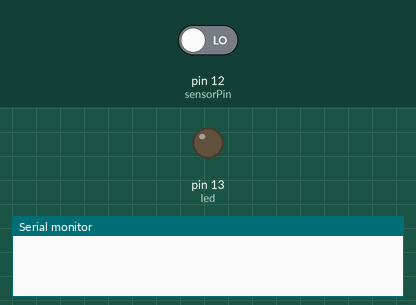
The sketch below on a simulated Arduino Uno, built with avr-gcc and run on an emulated ATmega328P. Parts: output pins drawn as LEDs (lit = HIGH), the last lines printed to the serial monitor. The inputs (shaded band) are chosen by the test bench; at power-on: pin 12 (sensorPin) LOW.

Above: at 1.2 s.
1.3 s: pin 12 (sensorPin) driven HIGH
At 2.7 s:
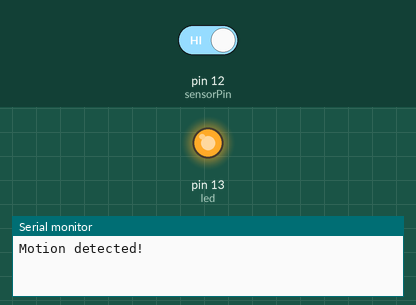
4.3 s: pin 12 (sensorPin) driven LOW
At 5.7 s:
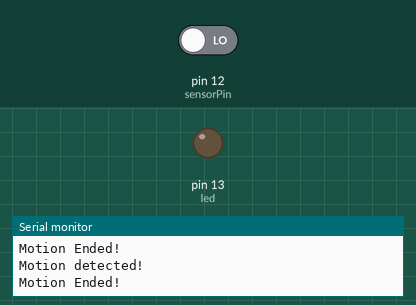
Timing chart, 0 to 7.3 s (numbered marks = the images above; inputs shaded):
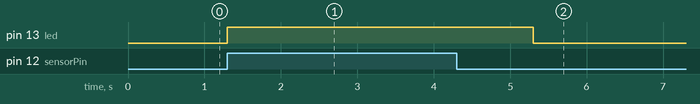

Measured:
- after the input at 1.3 s, pin 13 (led): LOW → HIGH at once
- after the input at 4.3 s, pin 13 (led): HIGH → LOW after 1.0 s

The sketch:

led-pir.ino
```cpp
// tinkercad: not working
// arduino: not working

const byte led = 13;
const byte sensorPin = 12;
int sensor = 0;

void setup() {
  pinMode(led, OUTPUT);
  pinMode(sensorPin, INPUT);
  Serial.begin(9600);
}

void loop() {
  sensor = digitalRead(sensorPin);

  if(sensor == HIGH){
    Serial.println("Motion detected!");
    digitalWrite(led, HIGH);
    delay(2000);

    Serial.println("Motion Ended!");
    digitalWrite(led, LOW);
  }
}
```
